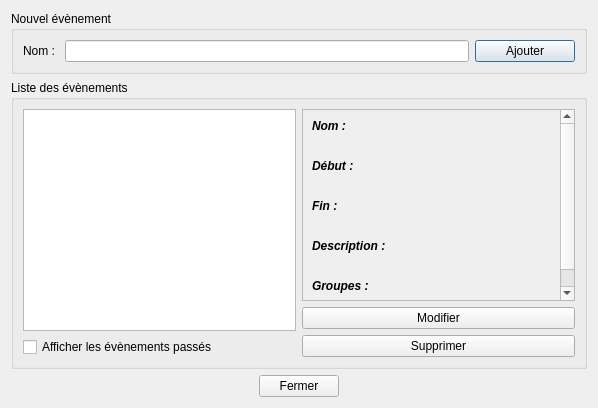
<?xml version="1.0" encoding="UTF-8"?>
<ui version="4.0">
 <class>EventsManager</class>
 <widget class="QDialog" name="EventsManager">
  <property name="geometry">
   <rect>
    <x>0</x>
    <y>0</y>
    <width>598</width>
    <height>408</height>
   </rect>
  </property>
  <property name="windowTitle">
   <string>Gestionnaire des évènements</string>
  </property>
  <layout class="QVBoxLayout" name="verticalLayout_3">
   <item>
    <widget class="QGroupBox" name="groupBox">
     <property name="title">
      <string>Nouvel évènement</string>
     </property>
     <layout class="QHBoxLayout" name="horizontalLayout">
      <item>
       <layout class="QHBoxLayout" name="horizontalLayout_3">
        <item>
         <widget class="QLabel" name="label">
          <property name="text">
           <string>Nom : </string>
          </property>
         </widget>
        </item>
        <item>
         <widget class="QLineEdit" name="lineEdit_name"/>
        </item>
        <item>
         <widget class="QPushButton" name="pushButton_add">
          <property name="minimumSize">
           <size>
            <width>100</width>
            <height>0</height>
           </size>
          </property>
          <property name="text">
           <string>Ajouter</string>
          </property>
         </widget>
        </item>
       </layout>
      </item>
     </layout>
    </widget>
   </item>
   <item>
    <widget class="QGroupBox" name="groupBox_2">
     <property name="title">
      <string>Liste des évènements</string>
     </property>
     <layout class="QHBoxLayout" name="horizontalLayout_4">
      <item>
       <layout class="QVBoxLayout" name="verticalLayout">
        <item>
         <widget class="QListWidget" name="list_events"/>
        </item>
        <item>
         <widget class="QCheckBox" name="checkBox_old">
          <property name="text">
           <string>Afficher les évènements passés</string>
          </property>
         </widget>
        </item>
       </layout>
      </item>
      <item>
       <layout class="QVBoxLayout" name="verticalLayout_2">
        <item>
         <widget class="QScrollArea" name="scrollArea_event">
          <property name="minimumSize">
           <size>
            <width>100</width>
            <height>0</height>
           </size>
          </property>
          <property name="widgetResizable">
           <bool>true</bool>
          </property>
          <widget class="QWidget" name="scrollAreaWidgetContents">
           <property name="geometry">
            <rect>
             <x>0</x>
             <y>0</y>
             <width>256</width>
             <height>202</height>
            </rect>
           </property>
           <layout class="QVBoxLayout" name="verticalLayout_4">
            <item>
             <widget class="QLabel" name="label_7">
              <property name="text">
               <string>&lt;html&gt;&lt;head/&gt;&lt;body&gt;&lt;p&gt;&lt;span style=&quot; font-weight:600; font-style:italic;&quot;&gt;Nom : &lt;/span&gt;&lt;/p&gt;&lt;/body&gt;&lt;/html&gt;</string>
              </property>
             </widget>
            </item>
            <item>
             <widget class="QLabel" name="label_name">
              <property name="text">
               <string/>
              </property>
             </widget>
            </item>
            <item>
             <widget class="QLabel" name="label_8">
              <property name="text">
               <string>&lt;html&gt;&lt;head/&gt;&lt;body&gt;&lt;p&gt;&lt;span style=&quot; font-weight:600; font-style:italic;&quot;&gt;Début : &lt;/span&gt;&lt;/p&gt;&lt;/body&gt;&lt;/html&gt;</string>
              </property>
             </widget>
            </item>
            <item>
             <widget class="QLabel" name="label_start">
              <property name="text">
               <string/>
              </property>
             </widget>
            </item>
            <item>
             <widget class="QLabel" name="label_9">
              <property name="text">
               <string>&lt;html&gt;&lt;head/&gt;&lt;body&gt;&lt;p&gt;&lt;span style=&quot; font-weight:600; font-style:italic;&quot;&gt;Fin : &lt;/span&gt;&lt;/p&gt;&lt;/body&gt;&lt;/html&gt;</string>
              </property>
             </widget>
            </item>
            <item>
             <widget class="QLabel" name="label_end">
              <property name="text">
               <string/>
              </property>
             </widget>
            </item>
            <item>
             <widget class="QLabel" name="label_10">
              <property name="text">
               <string>&lt;html&gt;&lt;head/&gt;&lt;body&gt;&lt;p&gt;&lt;span style=&quot; font-weight:600; font-style:italic;&quot;&gt;Description : &lt;/span&gt;&lt;/p&gt;&lt;/body&gt;&lt;/html&gt;</string>
              </property>
             </widget>
            </item>
            <item>
             <widget class="QLabel" name="label_comment">
              <property name="text">
               <string/>
              </property>
             </widget>
            </item>
            <item>
             <widget class="QLabel" name="label_11">
              <property name="text">
               <string>&lt;html&gt;&lt;head/&gt;&lt;body&gt;&lt;p&gt;&lt;span style=&quot; font-weight:600; font-style:italic;&quot;&gt;Groupes : &lt;/span&gt;&lt;/p&gt;&lt;/body&gt;&lt;/html&gt;</string>
              </property>
             </widget>
            </item>
            <item>
             <widget class="QLabel" name="label_groups">
              <property name="text">
               <string/>
              </property>
             </widget>
            </item>
           </layout>
          </widget>
         </widget>
        </item>
        <item>
         <widget class="QPushButton" name="pushButton_update">
          <property name="text">
           <string>Modifier</string>
          </property>
         </widget>
        </item>
        <item>
         <widget class="QPushButton" name="pushButton_delete">
          <property name="text">
           <string>Supprimer</string>
          </property>
         </widget>
        </item>
       </layout>
      </item>
     </layout>
    </widget>
   </item>
   <item>
    <layout class="QHBoxLayout" name="horizontalLayout_2">
     <item>
      <spacer name="horizontalSpacer">
       <property name="orientation">
        <enum>Qt::Horizontal</enum>
       </property>
       <property name="sizeHint" stdset="0">
        <size>
         <width>40</width>
         <height>20</height>
        </size>
       </property>
      </spacer>
     </item>
     <item>
      <widget class="QPushButton" name="pushButton_close">
       <property name="text">
        <string>Fermer</string>
       </property>
      </widget>
     </item>
     <item>
      <spacer name="horizontalSpacer_2">
       <property name="orientation">
        <enum>Qt::Horizontal</enum>
       </property>
       <property name="sizeHint" stdset="0">
        <size>
         <width>40</width>
         <height>20</height>
        </size>
       </property>
      </spacer>
     </item>
    </layout>
   </item>
  </layout>
 </widget>
 <resources/>
 <connections>
  <connection>
   <sender>pushButton_close</sender>
   <signal>clicked()</signal>
   <receiver>EventsManager</receiver>
   <slot>reject()</slot>
   <hints>
    <hint type="sourcelabel">
     <x>372</x>
     <y>397</y>
    </hint>
    <hint type="destinationlabel">
     <x>349</x>
     <y>381</y>
    </hint>
   </hints>
  </connection>
 </connections>
</ui>
